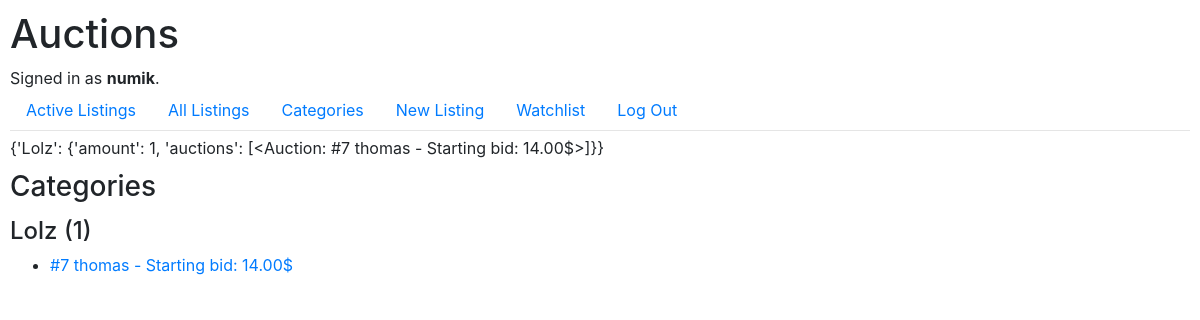
Before: /categories/ (signed in) with the older database file.
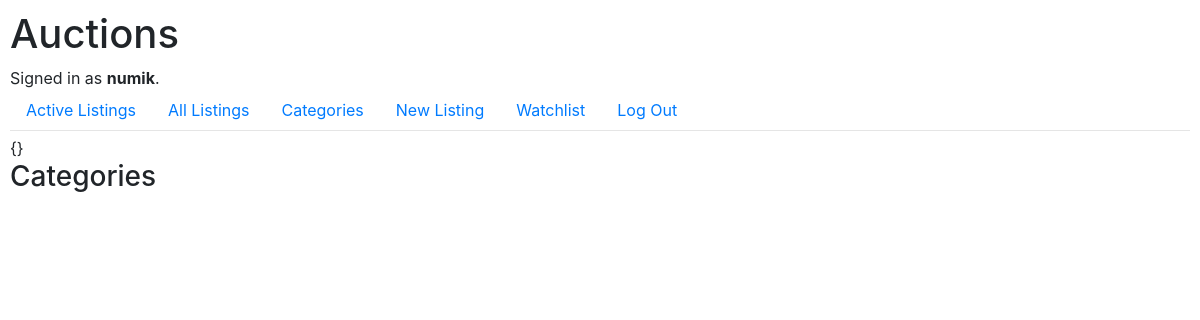
After: the same page with the newer database file.
### auctions/models.py (models this page shows)
class Auction(models.Model):
    title = models.CharField(max_length=64)
    description = models.TextField(max_length=256)
    image_url = models.CharField(max_length=256, blank=True, null=True)
    category = models.CharField(max_length=256)
    created_by = models.ForeignKey(
        User,
        on_delete=models.CASCADE,
        related_name="Auction"
    )
    created_at = models.DateTimeField(auto_now_add=True)
    views = models.IntegerField(default=0)
    is_active = models.BooleanField(default=True)
    end_time = models.DateTimeField()
    bid_count = models.IntegerField(default=0)
    starting_bid = models.DecimalField(max_digits=16, decimal_places=2, validators=[MinValueValidator(0)])
    current_bid = models.ForeignKey(
        "Bid",
        on_delete=models.SET_NULL,
        null=True,
        blank=True,
        related_name="auction_bids"
    )
    winner = models.ForeignKey(
        User,
        on_delete=models.SET_NULL,
        null=True,
        blank=True,
        related_name="winner"
    )
    def __str__(self):
        if self.current_bid is None:
            bid_status = f"Starting bid: {self.starting_bid:,}$"
        else:
            bid_status = f"Current bid: {self.current_bid.amount:,}$ by {self.current_bid.bidder}"
        return f"#{self.id:,} {self.title} - {bid_status}"

### auctions/views.py (the view)
# urls.py: path("categories/", views.categories, name="categories"),
def categories(request):
    active_auctions = Auction.objects.filter(is_active=True).order_by("-id")
    active_auctions = Auction.objects.filter()
    categories = {}
    for auction in active_auctions:
        category = auction.category.title()
        if category not in categories:
            categories[category] = {
                "amount": 1,
                "auctions": [auction]
            }
        else:
            categories[category]["amount"] += 1
            categories[category]["auctions"].append(auction)
    print(categories)
    return render(request, "auctions/categories.html", {
        "categories": categories,
    })

### auctions/templates/auctions/categories.html (shortened to what this page needs)
{% extends 'auctions/layout.html' %}
{% block body %}
{{ categories }}
<h3>Categories</h1>
{% for category, data in categories.items %}
<p>
    <h4>{{ category }} ({{ data.amount }})</h3>
    <ul>
        {% for auction in data.auctions %}
        <li><a href="{% url 'auctions:listing' auction.id %}">{{ auction }}</a></li>
        {% endfor %}
    </ul>
{% endfor %}
{% endblock body %}

Changed rows visible on the page:
removed Auction: current_bid+starting_bid+id "{'Lolz': {'amount': 1, 'auctions': [<Auction: #7 thomas - Starting bid: 14.00$>]}}", current_bid+starting_bid+id "#7 thomas - Starting bid: 14.00$"
Other visible differences:
{{ categories }}: (not shown) → "{}"
list line gone: "Lolz ( 1 )"
